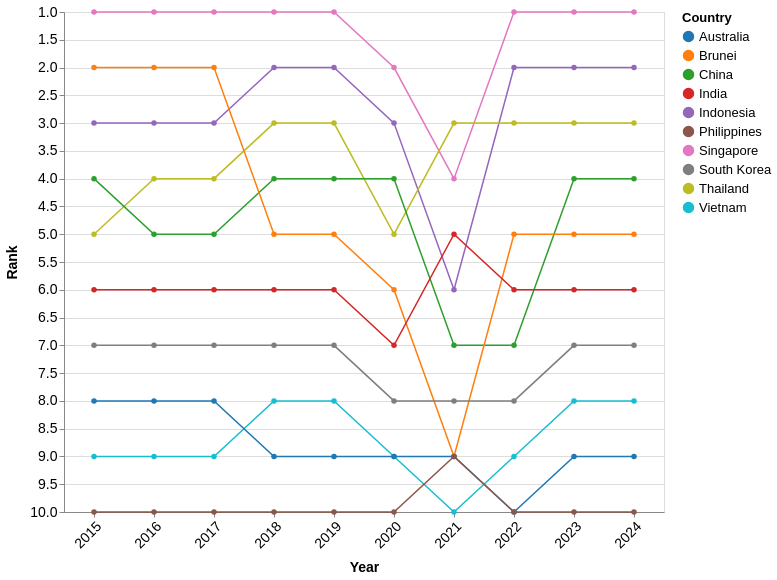

Vega-Lite specification stored for this chart:
### Vega-Lite specification from a JSON file in a GitHub repository (floating-point values rounded to 4 significant figures)
{"$schema": "https://vega.github.io/schema/vega-lite/v5.json", "width": 600, "height": 500, "data": {"values": [{"Country": "Singapore", "year": 2024, "Visitors": 4276007, "rank": 1}, {"Country": "Singapore", "year": 2023, "Visitors": 8308230, "rank": 1}, {"Country": "Singapore", "year": 2022, "Visitors": 5222991, "rank": 1}, {"Country": "Singapore", "year": 2021, "Visitors": 16308, "rank": 4}, {"Country": "Singapore", "year": 2020, "Visitors": 1545255, "rank": 2}, {"Country": "Singapore", "year": 2019, "Visitors": 10163882, "rank": 1}, {"Country": "Singapore", "year": 2018, "Visitors": 10615986, "rank": 1}, {"Country": "Singapore", "year": 2017, "Visitors": 12441713, "rank": 1}, {"Country": "Singapore", "year": 2016, "Visitors": 13272961, "rank": 1}, {"Country": "Singapore", "year": 2015, "Visitors": 12930754, "rank": 1}, {"Country": "Indonesia", "year": 2024, "Visitors": 1786630, "rank": 2}, {"Country": "Indonesia", "year": 2023, "Visitors": 3108165, "rank": 2}, {"Country": "Indonesia", "year": 2022, "Visitors": 1481739, "rank": 2}, {"Country": "Indonesia", "year": 2021, "Visitors": 11025, "rank": 6}, {"Country": "Indonesia", "year": 2020, "Visitors": 711723, "rank": 3}, {"Country": "Indonesia", "year": 2019, "Visitors": 3623277, "rank": 2}, {"Country": "Indonesia", "year": 2018, "Visitors": 3277689, "rank": 2}, {"Country": "Indonesia", "year": 2017, "Visitors": 2796570, "rank": 3}, {"Country": "Indonesia", "year": 2016, "Visitors": 3049964, "rank": 3}, {"Country": "Indonesia", "year": 2015, "Visitors": 2788033, "rank": 3}, {"Country": "Thailand", "year": 2024, "Visitors": 813783, "rank": 3}, {"Country": "Thailand", "year": 2023, "Visitors": 1551282, "rank": 3}, {"Country": "Thailand", "year": 2022, "Visitors": 715528, "rank": 3}, {"Country": "Thailand", "year": 2021, "Visitors": 59607, "rank": 3}, {"Country": "Thailand", "year": 2020, "Visitors": 394413, "rank": 5}, {"Country": "Thailand", "year": 2019, "Visitors": 1884306, "rank": 3}, {"Country": "Thailand", "year": 2018, "Visitors": 1914692, "rank": 3}, {"Country": "Thailand", "year": 2017, "Visitors": 1836522, "rank": 4}, {"Country": "Thailand", "year": 2016, "Visitors": 1780800, "rank": 4}, {"Country": "Thailand", "year": 2015, "Visitors": 1343569, "rank": 5}, {"Country": "China", "year": 2024, "Visitors": 1449711, "rank": 4}, {"Country": "China", "year": 2023, "Visitors": 1474114, "rank": 4}, {"Country": "China", "year": 2022, "Visitors": 211363, "rank": 7}, {"Country": "China", "year": 2021, "Visitors": 7701, "rank": 7}, {"Country": "China", "year": 2020, "Visitors": 405149, "rank": 4}, {"Country": "China", "year": 2019, "Visitors": 3114257, "rank": 4}, {"Country": "China", "year": 2018, "Visitors": 2944133, "rank": 4}, {"Country": "China", "year": 2017, "Visitors": 2281666, "rank": 5}, {"Country": "China", "year": 2016, "Visitors": 2124942, "rank": 5}, {"Country": "China", "year": 2015, "Visitors": 1677163, "rank": 4}, {"Country": "Brunei", "year": 2024, "Visitors": 565999, "rank": 5}, {"Country": "Brunei", "year": 2023, "Visitors": 811833, "rank": 5}, {"Country": "Brunei", "year": 2022, "Visitors": 301757, "rank": 5}, {"Country": "Brunei", "year": 2021, "Visitors": 773, "rank": 9}, {"Country": "Brunei", "year": 2020, "Visitors": 136020, "rank": 6}, {"Country": "Brunei", "year": 2019, "Visitors": 1216123, "rank": 5}, {"Country": "Brunei", "year": 2018, "Visitors": 1382031, "rank": 5}, {"Country": "Brunei", "year": 2017, "Visitors": 1660506, "rank": 2}, {"Country": "Brunei", "year": 2016, "Visitors": 1391016, "rank": 2}, {"Country": "Brunei", "year": 2015, "Visitors": 1133555, "rank": 2}, {"Country": "India", "year": 2024, "Visitors": 537493, "rank": 6}, {"Country": "India", "year": 2023, "Visitors": 671846, "rank": 6}, {"Country": "India", "year": 2022, "Visitors": 324548, "rank": 6}, {"Country": "India", "year": 2021, "Visitors": 3916, "rank": 5}, {"Country": "India", "year": 2020, "Visitors": 155883, "rank": 7}, {"Country": "India", "year": 2019, "Visitors": 735309, "rank": 6}, {"Country": "India", "year": 2018, "Visitors": 600311, "rank": 6}, {"Country": "India", "year": 2017, "Visitors": 552739, "rank": 6}, {"Country": "India", "year": 2016, "Visitors": 638578, "rank": 6}, {"Country": "India", "year": 2015, "Visitors": 722141, "rank": 6}, {"Country": "South Korea", "year": 2024, "Visitors": 232711, "rank": 7}, {"Country": "South Korea", "year": 2023, "Visitors": 400853, "rank": 7}, {"Country": "South Korea", "year": 2022, "Visitors": 146384, "rank": 8}, {"Country": "South Korea", "year": 2021, "Visitors": 3028, "rank": 8}, {"Country": "South Korea", "year": 2020, "Visitors": 119750, "rank": 8}, {"Country": "South Korea", "year": 2019, "Visitors": 673065, "rank": 7}, {"Country": "South Korea", "year": 2018, "Visitors": 616783, "rank": 7}, {"Country": "South Korea", "year": 2017, "Visitors": 484528, "rank": 7}, {"Country": "South Korea", "year": 2016, "Visitors": 444439, "rank": 7}, {"Country": "South Korea", "year": 2015, "Visitors": 421161, "rank": 7}, {"Country": "Vietnam", "year": 2024, "Visitors": 137344, "rank": 8}, {"Country": "Vietnam", "year": 2023, "Visitors": 286083, "rank": 8}, {"Country": "Vietnam", "year": 2022, "Visitors": 123931, "rank": 9}, {"Country": "Vietnam", "year": 2021, "Visitors": 14136, "rank": 10}, {"Country": "Vietnam", "year": 2020, "Visitors": 71622, "rank": 9}, {"Country": "Vietnam", "year": 2019, "Visitors": 892716, "rank": 8}, {"Country": "Vietnam", "year": 2018, "Visitors": 786327, "rank": 8}, {"Country": "Vietnam", "year": 2017, "Visitors": 638135, "rank": 9}, {"Country": "Vietnam", "year": 2016, "Visitors": 703737, "rank": 9}, {"Country": "Vietnam", "year": 2015, "Visitors": 646891, "rank": 9}, {"Country": "Australia", "year": 2024, "Visitors": 159318, "rank": 9}, {"Country": "Australia", "year": 2023, "Visitors": 276477, "rank": 9}, {"Country": "Australia", "year": 2022, "Visitors": 118598, "rank": 10}, {"Country": "Australia", "year": 2021, "Visitors": 33451, "rank": 9}, {"Country": "Australia", "year": 2020, "Visitors": 195146, "rank": 9}, {"Country": "Australia", "year": 2019, "Visitors": 1282782, "rank": 9}, {"Country": "Australia", "year": 2018, "Visitors": 1034871, "rank": 9}, {"Country": "Australia", "year": 2017, "Visitors": 899202, "rank": 8}, {"Country": "Australia", "year": 2016, "Visitors": 737115, "rank": 8}, {"Country": "Australia", "year": 2015, "Visitors": 714047, "rank": 8}, {"Country": "Philippines", "year": 2024, "Visitors": 60100, "rank": 10}, {"Country": "Philippines", "year": 2023, "Visitors": 137781, "rank": 10}, {"Country": "Philippines", "year": 2022, "Visitors": 86462, "rank": 10}, {"Country": "Philippines", "year": 2021, "Visitors": 10229, "rank": 9}, {"Country": "Philippines", "year": 2020, "Visitors": 53889, "rank": 10}, {"Country": "Philippines", "year": 2019, "Visitors": 1114257, "rank": 10}, {"Country": "Philippines", "year": 2018, "Visitors": 1167375, "rank": 10}, {"Country": "Philippines", "year": 2017, "Visitors": 1066461, "rank": 10}, {"Country": "Philippines", "year": 2016, "Visitors": 1029488, "rank": 10}, {"Country": "Philippines", "year": 2015, "Visitors": 957408, "rank": 10}]}, "mark": {"type": "line", "point": true, "strokeWidth": 1.5}, "encoding": {"x": {"field": "year", "type": "ordinal", "title": "Year", "axis": {"labelOverlap": "parity", "labelAngle": -45}}, "y": {"field": "rank", "type": "quantitative", "title": "Rank", "scale": {"domain": [10, 1], "nice": true}, "axis": {"reverse": true}}, "color": {"field": "Country", "type": "nominal", "scale": {"scheme": "category10"}}, "tooltip": [{"field": "Country", "type": "nominal", "title": "Country"}, {"field": "year", "type": "ordinal", "title": "Year"}, {"field": "rank", "type": "quantitative", "title": "Rank"}, {"field": "Visitors", "type": "quantitative", "title": "Visitors", "format": ","}]}, "config": {"axis": {"labelFontSize": 14, "titleFontSize": 14, "titlePadding": 10}, "legend": {"labelFontSize": 13, "titleFontSize": 13, "labelPadding": 10}, "tooltip": {"labelFontSize": 15, "titleFontSize": 15}}}
